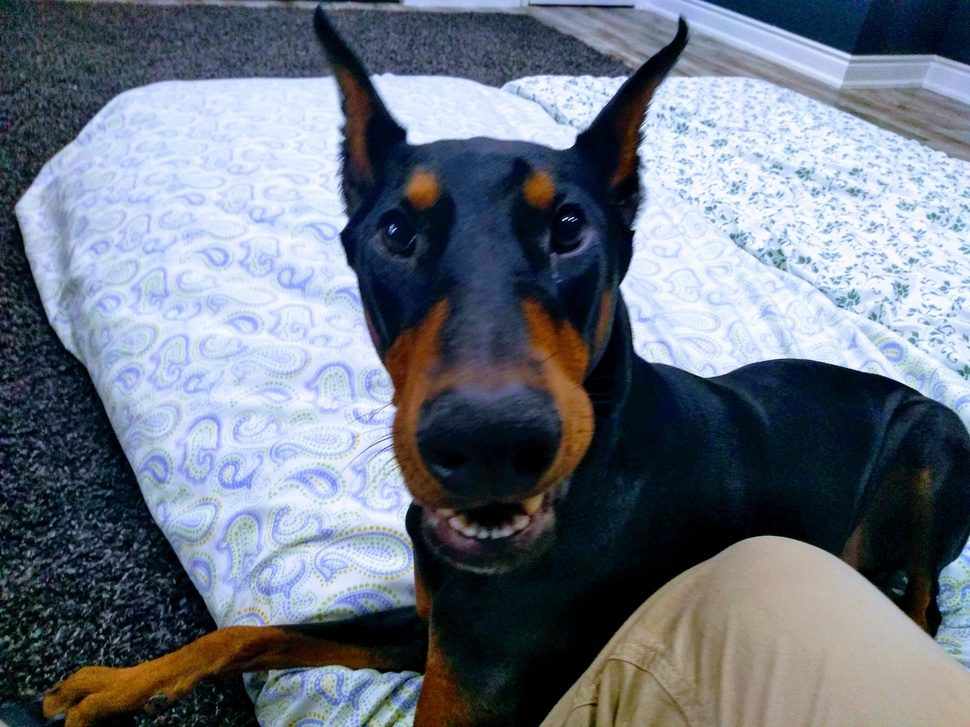
#> input picture main/pics/EFFECTS.jpg, 970 x 727 px, shrunk from 4160 x 3120 before the run
$ python extractpic.py
#> lines starting #> are read from the running program, lines starting #| are printed output that depends on the picture; after the words box and inside, x2 and y2 are one past the last pixel; in counts of white or black regions, pixels touching at a corner belong together
import cv2
import numpy as np
from matplotlib import pyplot as plt

if __name__ == "__main__":

    # load image
    img = cv2.imread("EFFECTS.jpg")
#> img is the input picture: shape (727, 970, 3); mean B, G, R 129.6, 116.6, 107.9

    # convert to hsv
    # hsv = cv2.cvtColor(img, cv2.COLOR_BGR2HSV)

    # threshold using inRange
    range1 = (10, 20, 28)
    range2 = (255, 255, 255)
    mask = cv2.inRange(img, range1, range2)
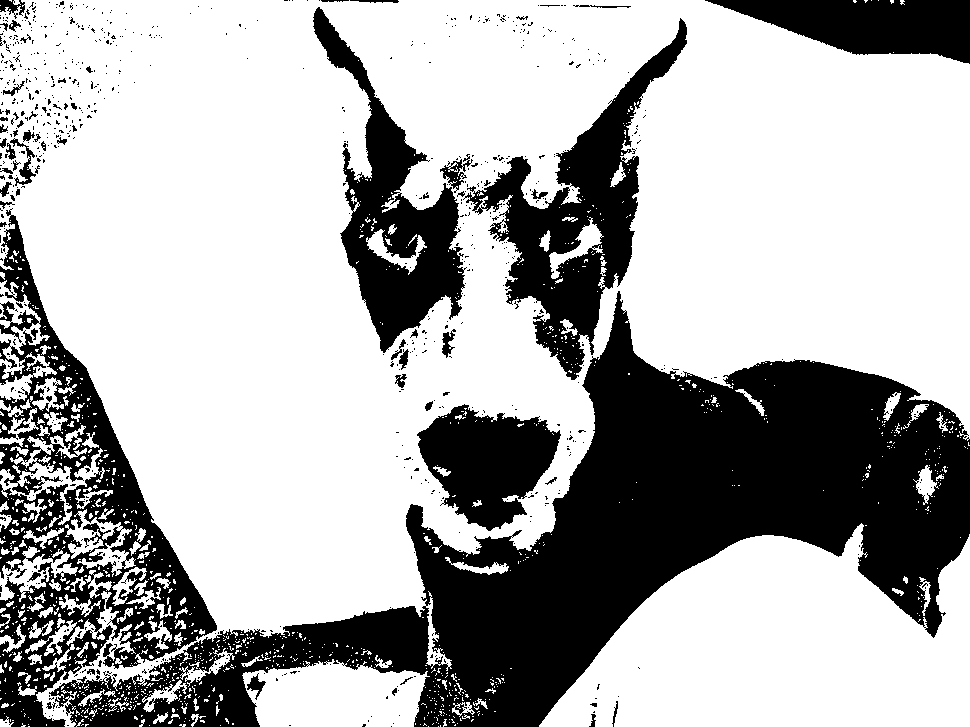
#> mask: shape (727, 970); 68% white; 803 black regions (743 under 20 px), largest, box (x1, y1, x2, y2) and area: (49, 291, 970, 727) 123992, (0, 208, 217, 727) 34807, (463, 18, 687, 380) 21944

    # apply morphology closing and opening to mask
    kernel = cv2.getStructuringElement(cv2.MORPH_ELLIPSE, (7, 7))
    mask = cv2.morphologyEx(mask, cv2.MORPH_OPEN, kernel)
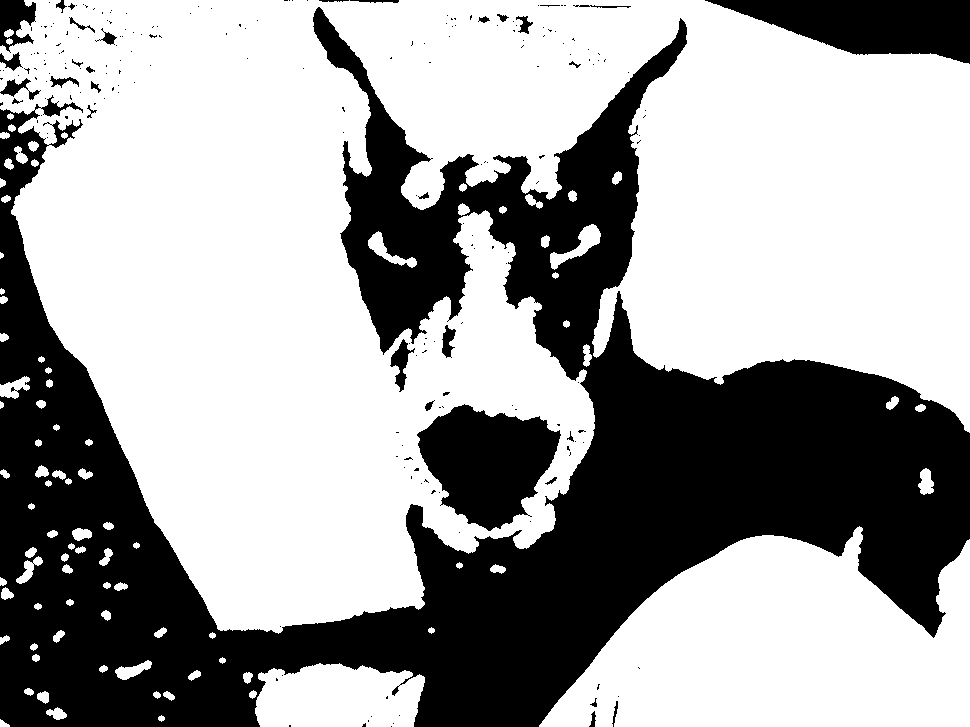
#> mask: shape (727, 970); 63.3% white; 219 black regions (186 under 20 px), largest, box (x1, y1, x2, y2) and area: (0, 7, 970, 727) 232162, (417, 404, 561, 531) 11695, (705, 0, 970, 64) 10498
    mask = cv2.morphologyEx(mask, cv2.MORPH_CLOSE, kernel)
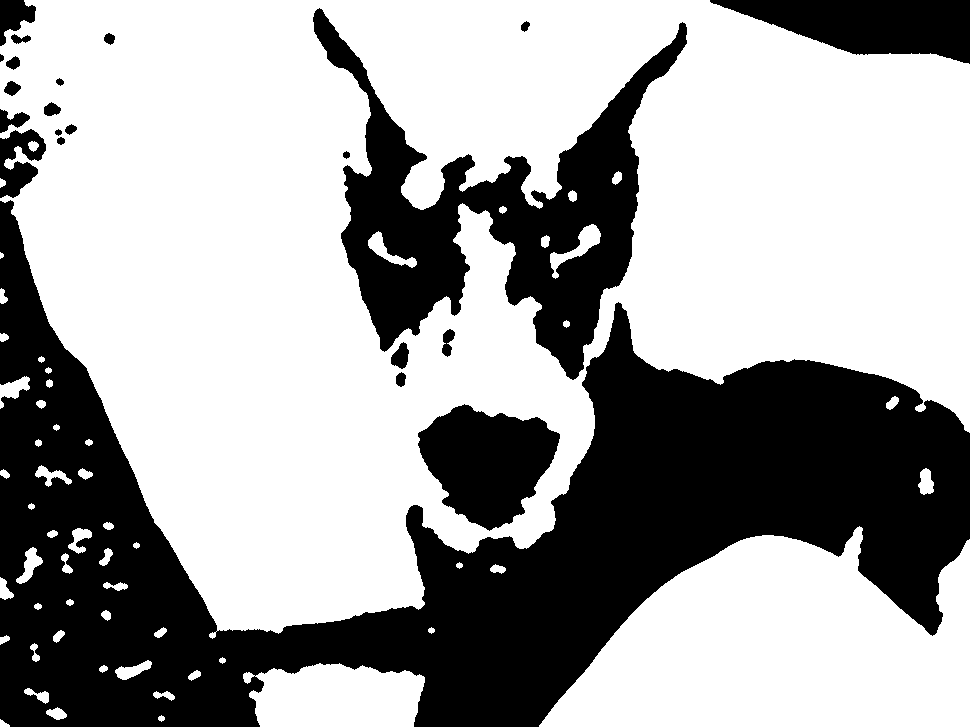
#> mask: shape (727, 970); 63.9% white; 22 black regions, largest, box (x1, y1, x2, y2) and area: (0, 200, 970, 727) 183680, (313, 8, 687, 380) 44001, (418, 404, 560, 531) 11617

    # make mask 3 channel
    mask = cv2.merge([mask, mask, mask])

    # invert mask
    mask_inv = 255 - mask

    # create white image for background
    white = np.full_like(img, (255, 255, 255))

    # apply mask to input
    img_masked = cv2.bitwise_and(img, mask)
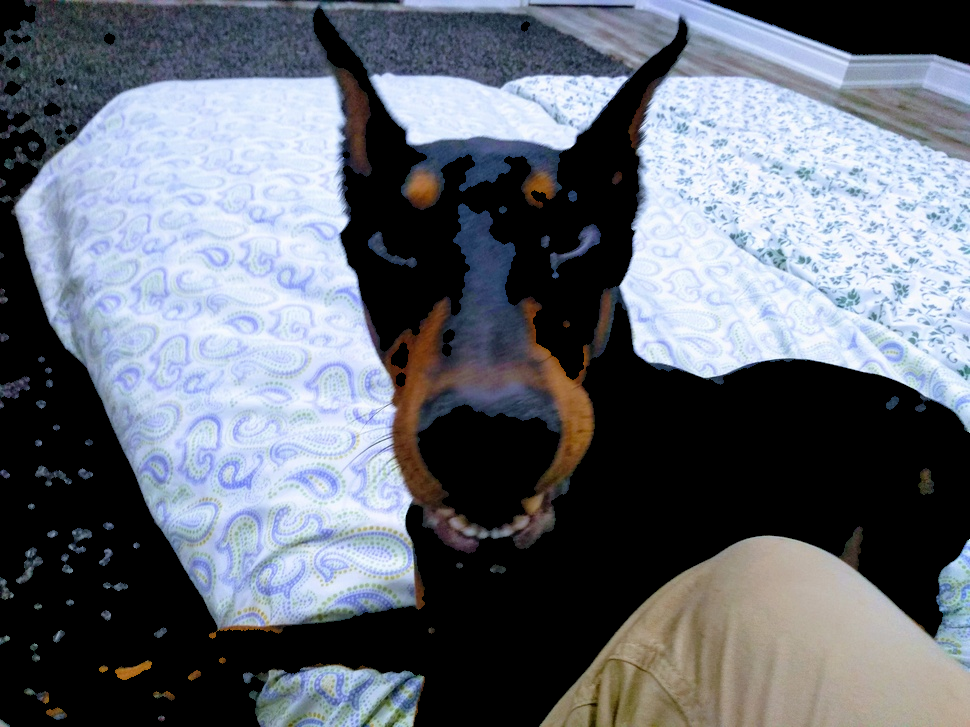
#> img_masked: shape (727, 970, 3); mean B, G, R 118.1, 107.9, 102.1

    # apply inverted mask to white image
    white_masked = cv2.bitwise_and(white, mask_inv)
#> white: shape (727, 970, 3); every value is 255

    # combine inverted mask with masked image
    result = cv2.add(img_masked, mask)

    # [6 lines of commented-out code are left out]
    plt.imshow(mask)
    plt.show()
